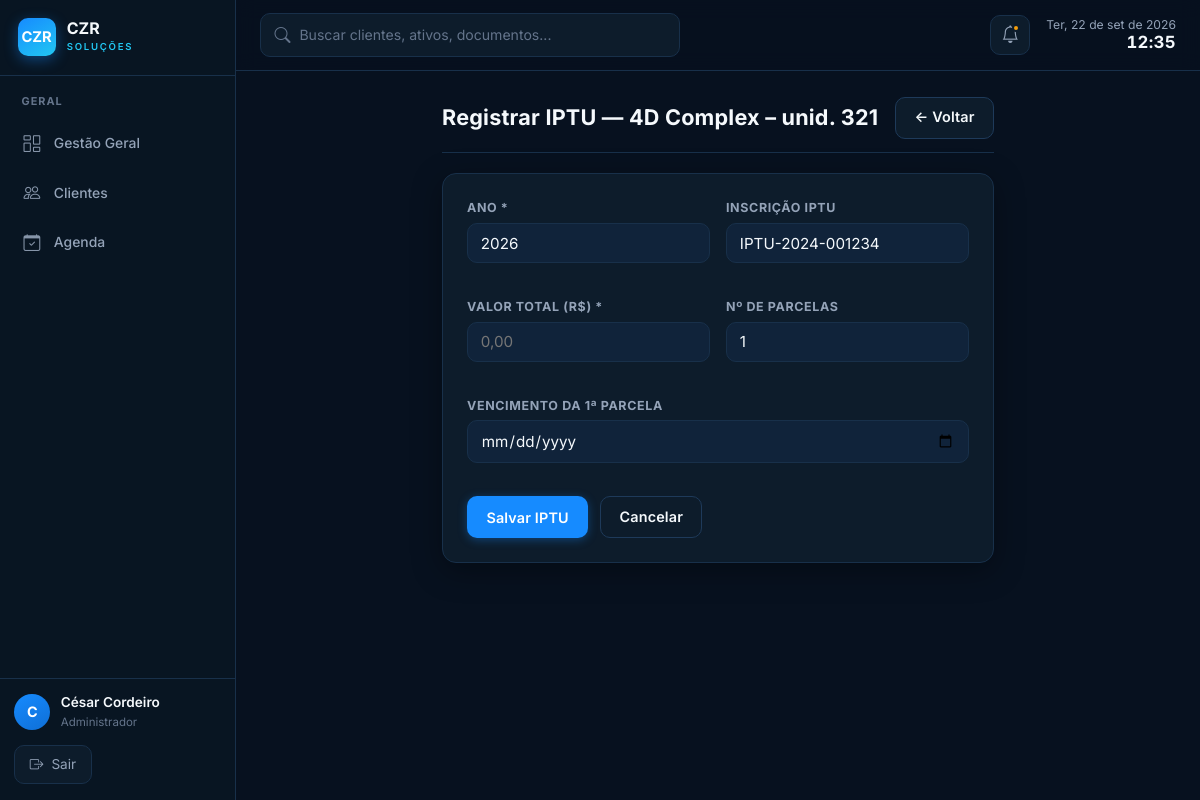
Page /financeiro/iptu?imovel_id=1 (signed in) on the committed database.
### tables this page shows
CREATE TABLE IF NOT EXISTS imoveis (
  id                    INT AUTO_INCREMENT PRIMARY KEY,
  cliente_id            INT NOT NULL,
  condominio_id         INT NULL,

   
  codigo                VARCHAR(20)  NOT NULL,        
  nome_referencia       VARCHAR(200) NOT NULL,
  tipo                  ENUM('apartamento','casa','sala_comercial','terreno','galpao','loja','hotel','outro') NOT NULL,
  finalidade            ENUM('residencial','comercial','mista','locacao','investimento') NOT NULL,
  situacao              ENUM('pronto','em_construcao','na_planta') NOT NULL DEFAULT 'pronto',

   
  logradouro            VARCHAR(200) NULL,
  numero                VARCHAR(20)  NULL,
  complemento           VARCHAR(100) NULL,
  cep                   VARCHAR(10)  NULL,
  bairro                VARCHAR(100) NULL,
  cidade                VARCHAR(100) NULL,
  estado                CHAR(2)      NULL,
  link_maps             VARCHAR(800) NULL,            
  link_street_view      VARCHAR(800) NULL,            

   
  inscricao_municipal   VARCHAR(60)  NULL,            
  numero_matricula      VARCHAR(60)  NULL,
  cartorio              VARCHAR(180) NULL,
  site_cartorio         VARCHAR(255) NULL,            
  comarca               VARCHAR(120) NULL,
  livro                 VARCHAR(40)  NULL,
  folha                 VARCHAR(40)  NULL,
  data_matricula        DATE         NULL,

   
  data_aquisicao        DATE         NULL,
  forma_aquisicao       ENUM('compra','heranca','doacao','permuta','integralizacao','outro') NULL,
  percentual_participacao DECIMAL(5,2) NULL,          
  outros_proprietarios  VARCHAR(500) NULL,            

   
  area_privativa        DECIMAL(10,2) NULL,           
  area_total            DECIMAL(10,2) NULL,           
  area_construida       DECIMAL(10,2) NULL,           
  area_comum            DECIMAL(10,2) NULL,           
  area_terreno          DECIMAL(10,2) NULL,           
  quartos               INT          NULL,
  suites                INT          NULL,
  banheiros             INT          NULL,
  lavabos               INT          NULL,
  vagas_garagem         INT          NULL,
  andar                 INT          NULL,
  numero_unidade        VARCHAR(30)  NULL,
  face_solar            VARCHAR(30)  NULL,            
  posicao_imovel        VARCHAR(60)  NULL,            
  vista                 VARCHAR(120) NULL,

   
  valor_compra          DECIMAL(15,2) NULL,
  valor_entrada         DECIMAL(15,2) NULL,
  valor_financiamento   DECIMAL(15,2) NULL,
  banco_financiador     VARCHAR(150)  NULL,
  prazo_financiamento   INT           NULL,           
  taxa_juros_anual      DECIMAL(6,4)  NULL,           
  valor_mercado         DECIMAL(15,2) NULL,
  data_avaliacao_mercado DATE          NULL,
  valor_contabil        DECIMAL(15,2) NULL,           
  empresa_avaliadora    VARCHAR(180)  NULL,
  valor_m2              DECIMAL(15,2) NULL,           

   
  custo_condominio      DECIMAL(10,2) NULL,
  custo_iptu_mensal     DECIMAL(10,2) NULL,           
  custo_energia         DECIMAL(10,2) NULL,
  custo_agua            DECIMAL(10,2) NULL,
  custo_internet        DECIMAL(10,2) NULL,
  custo_seguro          DECIMAL(10,2) NULL,
  custo_outros          DECIMAL(10,2) NULL,

  foto_principal        VARCHAR(300) NULL,            
  observacoes           TEXT         NULL,
  ativo                 TINYINT(1) NOT NULL DEFAULT 1,
  criado_em             DATETIME NOT NULL DEFAULT CURRENT_TIMESTAMP,
  atualizado_em         DATETIME NOT NULL DEFAULT CURRENT_TIMESTAMP ON UPDATE CURRENT_TIMESTAMP,

  FOREIGN KEY (cliente_id)   REFERENCES clientes(id)    ON DELETE RESTRICT,
  FOREIGN KEY (condominio_id) REFERENCES condominios(id) ON DELETE SET NULL
);

### app/Core/View.php (called while the page is built, shortened)
<?php
class View
{
    public static function render(string $view, array $data = []): void
    {
        $file = APP_PATH . '/Views/' . $view . '.php';
        extract($data, EXTR_SKIP);
        require $file;
    }
}

### app/Core/Controller.php (called while the page is built, shortened)
<?php
abstract class Controller
{
    protected function view(string $view, array $data = []): void
    {
        View::render($view, $data);
    }
}

### app/Controllers/FinanceiroController.php (called while the page is built, shortened)
<?php
class FinanceiroController extends Controller
{
    private function imovelOuRedireciona(): array
    {
        $im = Imovel::buscar((int) ($_GET['imovel_id'] ?? 0));
        return $im;
    }
    public function iptu(): void
    {
        $im = $this->imovelOuRedireciona();
        $imovel_id = (int) $im['id'];
        $this->view('financeiro/iptu', compact('im', 'imovel_id', 'erro'));
    }
}

### app/Core/Router.php (called while the page is built, shortened)
<?php
class Router
{
    private array $routes = ['GET' => [], 'POST' => []];
    public function get(string $path, array $handler): void
    {
        $this->routes['GET'][trim($path, '/')] = $handler;
    }
    public function post(string $path, array $handler): void
    {
        $this->routes['POST'][trim($path, '/')] = $handler;
    }
    public function dispatch(string $url, string $method): void
    {
        $url    = trim($url, '/');
        $method = strtoupper($method) === 'POST' ? 'POST' : 'GET';
        $handler = $this->routes[$method][$url] ?? null;
        [$class, $action] = $handler;
        (new $class())->$action();
    }
}

### index.php (called while the page is built, shortened)
<?php
require_once __DIR__ . '/app/bootstrap.php';
$router = new Router();
$router->dispatch($_GET['url'] ?? '', $_SERVER['REQUEST_METHOD']);

### app/bootstrap.php (called while the page is built, shortened)
<?php
spl_autoload_register(function (string $class): void {
    foreach (['Core', 'Controllers', 'Models'] as $dir) {
        $file = APP_PATH . '/' . $dir . '/' . $class . '.php';
        if (is_file($file)) {
            return;
        }
    }
});

### includes/db.php (called while the page is built, shortened)
<?php
function db(): PDO
{
    static $pdo = null;
    if ($pdo === null) {
        $host    = Env::get('DB_HOST', '127.0.0.1');
        $name    = Env::get('DB_NAME', 'gestao_patrimonial');
        $user    = Env::get('DB_USER', 'root');
        $pass    = Env::get('DB_PASS', '');
        $charset = Env::get('DB_CHARSET', 'utf8mb4');
        $dsn = "mysql:host={$host};dbname={$name};charset={$charset}";
        $pdo = new PDO($dsn, $user, $pass, [
            PDO::ATTR_ERRMODE            => PDO::ERRMODE_EXCEPTION,
            PDO::ATTR_DEFAULT_FETCH_MODE => PDO::FETCH_ASSOC,
            PDO::ATTR_EMULATE_PREPARES   => false,
        ]);
    }
    return $pdo;
}

### app/Models/Imovel.php (called while the page is built, shortened)
<?php
class Imovel
{
    public static function buscar(int $id): ?array
    {
        $s = db()->prepare('SELECT * FROM imoveis WHERE id = ? AND ativo = 1');
        $s->execute([$id]);
        return $s->fetch() ?: null;
    }
}

### includes/functions.php (called while the page is built, shortened)
<?php
function base_url(string $path = ''): string {
    $base = defined('BASE_URL') ? BASE_URL : '/cezar/';
    return $base . ltrim($path, '/');
}
function h(string $str): string {
    return htmlspecialchars($str, ENT_QUOTES, 'UTF-8');
}

### app/Views/financeiro/iptu.php (the view, shortened to what this page needs)
<?php
require APP_ROOT . '/includes/header.php';
?>
<div class="container" style="max-width:600px">
  <div class="card-header" style="margin-bottom:1.25rem">
    <h2 class="card-titulo">Registrar IPTU — <?= h($im['nome_referencia']) ?></h2>
    <a href="<?= base_url('imoveis/ficha?id='.$imovel_id.'&aba=financeiro') ?>" class="btn btn-secundario">← Voltar</a>
  </div>
  <div class="card">
    <form method="post">
      <div class="form-grid form-grid-2">
        <div class="form-grupo"><label>Ano *</label><input type="number" name="ano" required min="2000" max="2099" value="<?= h($_POST['ano'] ?? date('Y')) ?>"></div>
        <div class="form-grupo"><label>Inscrição IPTU</label><input type="text" name="inscricao_iptu" value="<?= h($_POST['inscricao_iptu'] ?? $im['inscricao_municipal'] ?? '') ?>"></div>
        <div class="form-grupo"><label>Valor total (R$) *</label><input type="text" name="valor_total" required placeholder="0,00" value="<?= h($_POST['valor_total'] ?? '') ?>"></div>
        <div class="form-grupo"><label>Nº de parcelas</label><input type="number" name="parcelas" min="1" max="12" value="<?= h($_POST['parcelas'] ?? '1') ?>"></div>
        <div class="form-grupo" style="grid-column:span 2"><label>Vencimento da 1ª parcela</label><input type="date" name="data_vencimento_1" value="<?= h($_POST['data_vencimento_1'] ?? '') ?>"></div>
      </div>
      <div style="display:flex;gap:.75rem;margin-top:1rem">
        <button type="submit" class="btn btn-primario">Salvar IPTU</button>
        <a href="<?= base_url('imoveis/ficha?id='.$imovel_id.'&aba=financeiro') ?>" class="btn btn-secundario">Cancelar</a>
      </div>
    </form>
  </div>
</div>
<?php require APP_ROOT . '/includes/footer.php'; ?>

### assets/css/tokens.css (style rules this page uses)
:root { --primary: #168BFF; --primary-h: #0F6FD6; --secondary: #22C7F2; --secondary-h: #12A9D4; --bg: #07111F; --surface: #0D1C2B; --surface-2: #10233A; --sidebar: #081522; --success: #22C55E; --warning: #F59E0B; --danger: #EF4444; --neutral: #64748B; --purple: #A855F7; --text: #F5F9FC; --text-2: #94A3B8; --text-3: #64748B; --border: #18304A; --border-2: #1E3A5A; --fonte-titulo: 'Inter', -apple-system, BlinkMacSystemFont, 'Segoe UI', Roboto, sans-serif; --fonte-corpo: 'Inter', -apple-system, BlinkMacSystemFont, 'Segoe UI', Roboto, sans-serif; --raio: 14px; --raio-sm: 10px; --sombra: 0 8px 30px rgba(0,0,0,.35); --sombra-alta: 0 18px 48px rgba(0,0,0,.5); --preto: var(--sidebar); --preto-2: var(--surface); --grafite: var(--surface-2); --dourado: var(--primary); --dourado-claro: var(--secondary); --dourado-h: var(--primary-h); --marfim: var(--bg); --cor-primaria: var(--text); --cor-acento: var(--primary); --cor-acento-h: var(--primary-h); --cor-fundo: var(--bg); --cor-branco: var(--surface); --cor-borda: var(--border); --cor-texto: var(--text); --cor-secundario: var(--text-2); --cor-sucesso: var(--success); --cor-alerta: var(--warning); --cor-erro: var(--danger); --cor-tag-bg: var(--surface-2); --cor-tag-txt: var(--secondary); }

### assets/css/layout.css (style rules this page uses)
:root { --sidebar-w: 236px; }
.container { max-width: 1280px; margin: 0 auto; padding: 1.6rem 1.5rem; }
@media (min-width: 1024px) { body { padding-left: var(--sidebar-w); } }

### assets/css/style.css (style rules this page uses)
*, *::before, *::after { box-sizing: border-box; margin: 0; padding: 0; }
body { font-family: var(--fonte-corpo); background: var(--cor-fundo); color: var(--cor-texto); font-size: 15px; line-height: 1.55; -webkit-font-smoothing: antialiased; }
a { color: var(--cor-acento); text-decoration: none; }
h1, h2, h3 { font-family: var(--fonte-titulo); }
.card { background: var(--cor-branco); border: 1px solid var(--cor-borda); border-radius: var(--raio); box-shadow: var(--sombra); padding: 1.5rem; margin-bottom: 1.25rem; }
.card-header { display: flex; align-items: center; justify-content: space-between; margin-bottom: 1.25rem; padding-bottom: .85rem; border-bottom: 1px solid var(--cor-borda); }
.card-titulo { font-family: var(--fonte-titulo); font-size: 1.35rem; font-weight: 700; color: var(--cor-primaria); letter-spacing: .01em; }
.btn { display: inline-flex; align-items: center; gap: .4rem; padding: .55rem 1.15rem; border-radius: var(--raio-sm); border: 1px solid transparent; cursor: pointer; font-size: .9rem; font-weight: 600; font-family: var(--fonte-corpo); letter-spacing: .01em; transition: background .15s, box-shadow .15s, border-color .15s, transform .1s; text-decoration: none; }
.btn-primario { background: var(--primary); color: #fff; box-shadow: 0 2px 10px rgba(22,139,255,.35); }
.btn-secundario { background: var(--surface); color: var(--text); border-color: var(--border-2); }
.form-grupo { margin-bottom: 1.1rem; }
.form-grupo label { display: block; font-size: .78rem; font-weight: 700; color: var(--cor-secundario); margin-bottom: .35rem; text-transform: uppercase; letter-spacing: .05em; }
.form-grupo input, .form-grupo select, .form-grupo textarea { width: 100%; padding: .6rem .8rem; border: 1px solid var(--cor-borda); border-radius: var(--raio-sm); font-size: .95rem; font-family: var(--fonte-corpo); color: var(--cor-texto); background: var(--surface-2); transition: border-color .15s, box-shadow .15s, background .15s; }
.form-grid { display: grid; gap: 1rem; }
.form-grid-2 { grid-template-columns: repeat(2, 1fr); }

### rows in the picture
imoveis: nome_referencia "4D Complex – unid. 321", inscricao_iptu "IPTU-2024-001234"

### other values in the picture
$titulo "GERAL"
$rotulo "Gestão Geral"
$rotulo "Clientes"
$rotulo "Agenda"
$inicial "C"
$usuario['nome'] "César Cordeiro"
